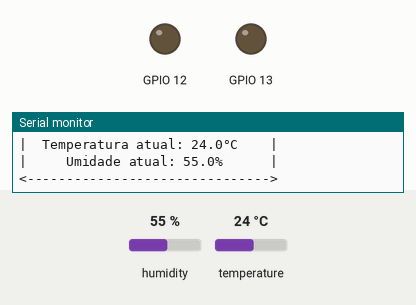
Simulated run of this sketch. Board: ESP32. On the bench: output pins drawn as LEDs (lit = HIGH), the last lines printed to the serial monitor. The test bench sets the inputs (shaded band); at power-on: humidity 55 %, temperature 24 °C. WiFi joins after 1.5 s; servers stay silent unless stated; web services answer with replies made up by the test bench.

Above: at 2.7 s.
2.8 s: humidity set to 68 %
8.6 s: humidity set to 71 %
At 13.6 s:
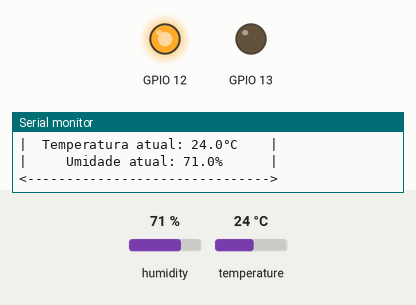
14.4 s: temperature set to 34.5 °C
20.2 s: temperature set to 35.3 °C
At 23.7 s:
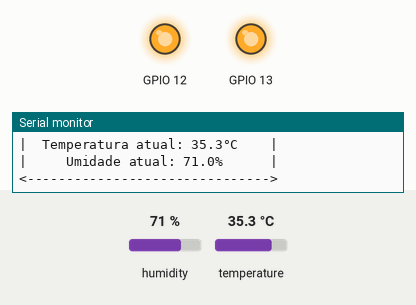
26.0 s: humidity set to 22 %
At 28.2 s:
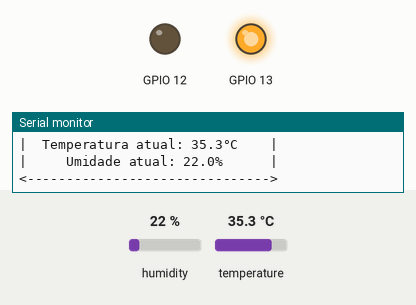
31.8 s: humidity set to 88 %
At 33.9 s:
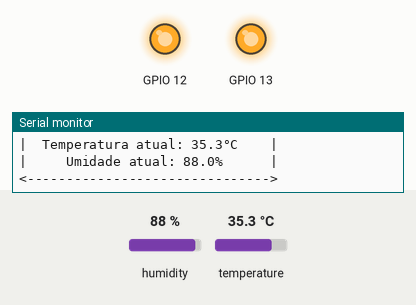
Timing chart, 0 to 35.4 s (numbered marks = the images above; inputs shaded):
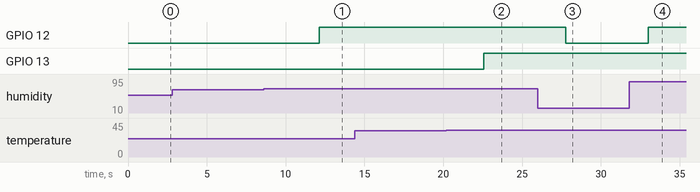

The sketch:

script.ino
```cpp
#include "WiFi.h"
#include "HTTPClient.h"
#include "DHTesp.h"

const char* ssid = "Wokwi-GUEST";
const char* password = "";
const int DHT_PIN = 15;

DHTesp dhtSensor;

void setup() {

  Serial.begin(115200);
  dhtSensor.setup(DHT_PIN, DHTesp::DHT22);
  pinMode(12, OUTPUT);
  pinMode(13, OUTPUT);
  Serial.println("Hello, ESP32!");

  WiFi.begin(ssid, password);

  while (WiFi.status() != WL_CONNECTED) {
    delay(500);
    Serial.print(".");
  }
  Serial.println("");
  Serial.println("Conectando...");

}

void loop() {
  TempAndHumidity data = dhtSensor.getTempAndHumidity();

  HTTPClient http;

  //String de conexão
  String url = "https://api.thingspeak.com/update?api_key=91QWY2BZHZR0AAQH";
  url = url + "&field1=" + float(data.temperature) + "&field2=" + float(data.humidity);

  http.begin(url);

  int httpCode = http.GET();

  Serial.println(httpCode);
  if (httpCode >= 200 && httpCode <= 299) {
    String payload = http.getString();
    Serial.println(payload);
  } else {
    Serial.println("Problemas ao conectar API.");
  }

  //Caso a temperatura ultrapasse 35°C
  if (data.temperature >= 35) {
    digitalWrite(13, HIGH);
  } else {
    digitalWrite(13, LOW);
  }

  //Caso a umidade ultrapasse 70%
  if (data.humidity >=	70) {
    digitalWrite(12, HIGH);
  } else {
    digitalWrite(12, LOW);
  }

  Serial.println("|  Temperatura atual: " + String(data.temperature, 1) + "°C    |");
  Serial.println("|     Umidade atual: " + String(data.humidity, 1) + "%      |");
  Serial.println("<------------------------------->");


  delay(5000); // delay de 5 segundos
}
```

Measured:
- the behaviour switches between 69 and 70 % on humidity (found by bisection; images 0 and 1)
- the behaviour switches between 34.9 and 35 °C on temperature (found by bisection; images 1 and 2)
- after the input at 8.6 s, GPIO 12: LOW → HIGH after 3.5 s
- after the input at 20.2 s, GPIO 13: LOW → HIGH after 2.4 s
- after the input at 26.0 s, GPIO 12: HIGH → LOW after 1.8 s
- after the input at 31.8 s, GPIO 12: LOW → HIGH after 1.2 s
